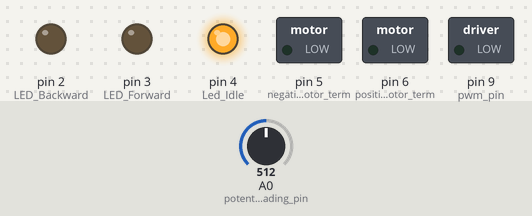
Bench run of a sketch on a simulated Arduino Uno, built with avr-gcc and run on an emulated ATmega328P. Shown: switched loads named in the sketch (green lamp = pin HIGH), output pins drawn as LEDs (lit = HIGH). Inputs (shaded band) come from the test bench; at power-on: A0 (potentiometer_reading_pin) = 512. What the sketch prints to the serial monitor is not drawn.

Above: at 1.2 s.
1.3 s: A0 (potentiometer_reading_pin) set to 565
2.8 s: A0 (potentiometer_reading_pin) set to 572
At 4.0 s:
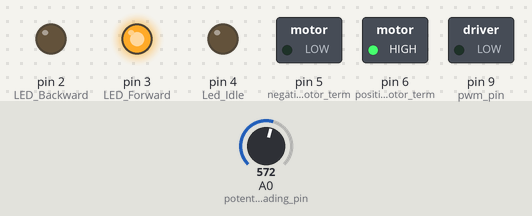
4.3 s: A0 (potentiometer_reading_pin) set to 716
At 5.3 s:
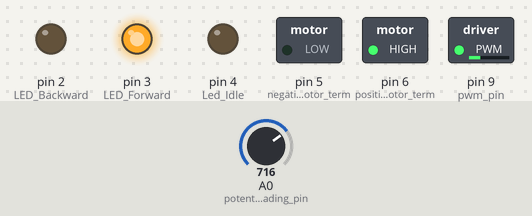
5.8 s: A0 (potentiometer_reading_pin) set to 900
At 6.4 s:
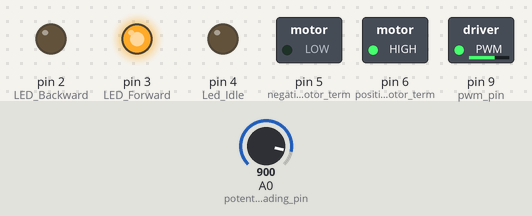
7.3 s: A0 (potentiometer_reading_pin) set to 1023
At 8.5 s:
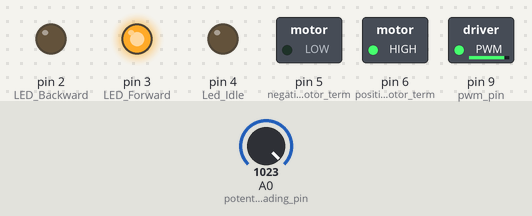
8.8 s: A0 (potentiometer_reading_pin) set to 306
At 9.9 s:
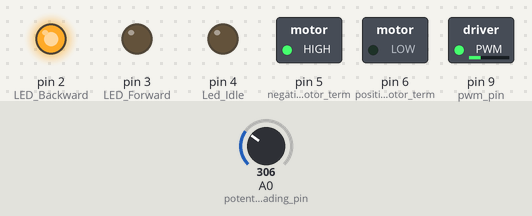
Timing chart, 0 to 11.3 s (numbered marks = the images above; inputs shaded):
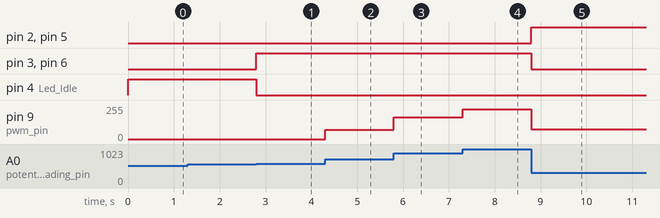

Measured:
- the behaviour switches between 571 and 572 on A0 (potentiometer_reading_pin) (found by bisection; images 0 and 1)
- after the input at 2.8 s, pin 3 (LED_Forward), pin 6 (positive_motor_term): LOW → HIGH at once; pin 4 (Led_Idle): HIGH → LOW at once
- after the input at 4.3 s, pin 9 (pwm_pin): 0/255 → 71/255 at once
- after the input at 5.8 s, pin 9 (pwm_pin): 71/255 → 163/255 at once
- after the input at 7.3 s, pin 9 (pwm_pin): 163/255 → 225/255 at once
- after the input at 8.8 s, pin 2 (LED_Backward), pin 5 (negative_motor_term): LOW → HIGH at once; pin 3 (LED_Forward), pin 6 (positive_motor_term): HIGH → LOW at once; pin 9 (pwm_pin): 225/255 → 73/255 at once

The sketch:

with-LED.ino
```cpp
// C++ code
//
void setup()
{
  Serial.begin(115200); //baud rate of ESP32
  pinMode(2, OUTPUT); //LED Backward
  pinMode(3, OUTPUT); //LED Forward
  pinMode(4, OUTPUT); //Led Idle
  pinMode(5, OUTPUT); //negative motor term
  pinMode(6, OUTPUT); //positive motor term
  pinMode(9, OUTPUT); //pwm pin
  pinMode(A0, INPUT); //potentiometer reading pin
}

int STOPPED_DEADBAND = 30;

void loop()
{
  int potValue = analogRead(A0); //potentiometer reading
  int speed = map(potValue, 0, 1023, -255, 255);

  //speed deadband
  if (speed > -STOPPED_DEADBAND && speed < STOPPED_DEADBAND) {
    speed = 0;
  }


  //maps analog to digital range 0-1023 to -255 to 255
  Serial.println(speed);//debug
  if (speed > 0)
  {
    speed -= STOPPED_DEADBAND;
    digitalWrite(4, LOW); //Idle LED deactivates
    digitalWrite(5, LOW); //extend actuator motor forward
    digitalWrite(2, LOW); //Backward LED deactivates
    digitalWrite(6, HIGH);
    digitalWrite(3, HIGH); //Forward LED activates
  }
  else if (speed < 0)
  {
    speed += STOPPED_DEADBAND;
    digitalWrite(4, LOW);  //Idle LED deactivates
    digitalWrite(5, HIGH); //retract actuator motorbackward
    digitalWrite(3, LOW);  //Forward LED deactivates
    digitalWrite(6, LOW);
    digitalWrite(2, HIGH); //Backward LED activates
  }
  else if(speed == 0)
  {
    digitalWrite(2, LOW); //Backward LED deactivates
    digitalWrite(3, LOW); //Forward LED deactivates
    digitalWrite(4, HIGH); //Idle LED activates

  }
  analogWrite(9, abs(speed));
  //absolute so that analog always writes positive

}
```
